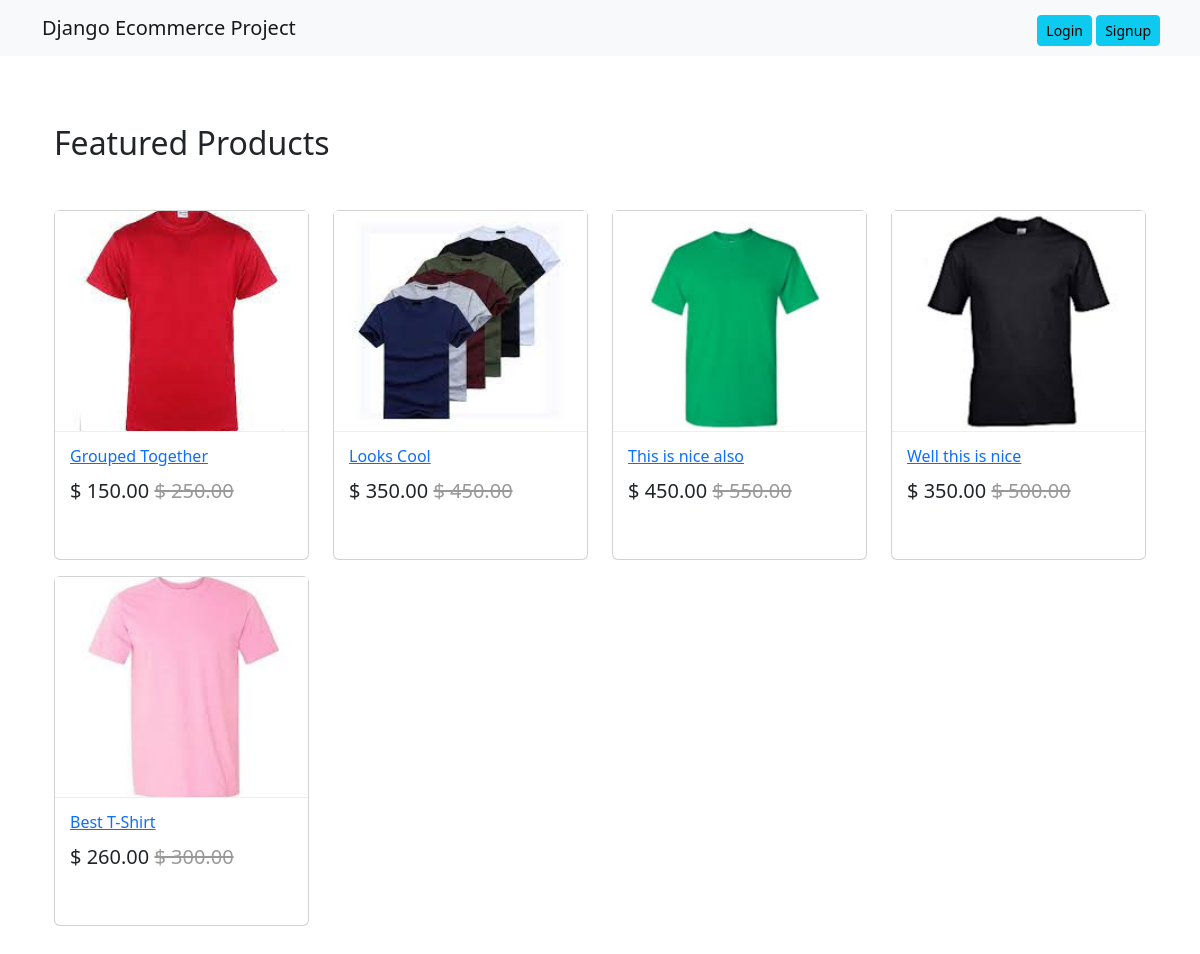
The page / on the database its author committed.
### app_shop/models.py (models this page shows, shortened)
class Product(models.Model):
    miniimage = models.ImageField(upload_to='Product')
    name = models.CharField(max_length=264)
    category = models.ForeignKey(Category, on_delete=models.CASCADE, related_name = 'category')
    preview_text = models.TextField(max_length=200, verbose_name='Preview Text')
    details_text = models.TextField(max_length=1000, verbose_name='Description')
    price = models.FloatField()
    old_price = models.FloatField(default=0.00)
    created = models.DateTimeField(auto_now_add=True)
    class Meta:
        ordering = ['-created']

### app_shop/views.py (the view)
# urls.py: path('', views.Home.as_view(), name='home'),
class Home(ListView):
    model = Product
    template_name = 'app_shop/home.html'

### templates/app_shop/home.html
{% extends 'base.html' %}
{% block body_block %}
<div class="container my-5">
    <h2 class="my-5">Featured Products</h2>
    <div class="row">
        {% for product in object_list %}
        <div class="col-md-6 col-sm-12 col-lg-3">
            <figure class="card card-product">
                <div class="img-wrap">
                    <img src="/media/{{product.miniimage}}" style="width:100%; height:300px;">
                </div>
                <figcaption class="info-wrap">
                    <h6 class="title"><a href="{% url 'app_shop:product_detail' pk=product.pk %}">{{ product.name }}</a>
                    </h6>
                    <div class="action-wrap">
                        <div class="price-wrap h5">
                            <span class="price-new"> $ {{ product.price|floatformat:2 }}</span>
                            <span class="price-old"><strike> $ {{ product.old_price|floatformat:2 }}</strike></span>
                        </div>
                    </div>
                </figcaption>
            </figure>
        </div>
        {% endfor %}
    </div>
</div>
{% endblock %}

### templates/base.html (shortened to what this page needs)
{% load static %}
<!doctype html>
<html lang="en">
<head>
    <link rel="stylesheet" href="{% static 'css/main.css' %}">
    <link href="https://cdn.jsdelivr.net/npm/bootstrap@5.2.1/dist/css/bootstrap.min.css" rel="stylesheet"
>
</head>
<body>
    {% include 'navbar.html' %}
    <div class="container" style="padding-top: 20px;">
        {% block body_block %}
        {% endblock %}
    </div>
</body>
</html>

### templates/navbar.html (shortened to what this page needs)
<nav class="navbar navbar-expand-lg navbar-light bg-light" >
    <div class="container" >
        <a class="navbar-brand" href="{% url 'app_shop:home' %}">Django Ecommerce Project</a>
        <div class="collapse navbar-collapse" id="navbarNav">
            <ul class="navbar-nav ml-auto" >
                {% if request.user.is_authenticated %}
                <li class="nav-item" >
                    <a class="nav-link" href="{% url 'app_order:cart' %}"><i class="fa fa-shopping-cart" aria-hidden="true" style="position: absolute; right: 40px;">Cart</i></a>
                </li>
                <li class="nav-item dropdown" >
                    <a href="#" class="nav-link dropdown-toggle" id="navbarDropdown" role="button" data-toggle="dropdown" aria-haspopup="true" aria-expanded="false">
                        <i class="fa fa-user-circle-o" aria-hidden="true" style="margin-left: 20px;"></i>
                        {{ request.user.profile.username }}
                        </a>
                    <div class="dropdown-menu" aria-labelledby="navbarDropdown" >
                        <a href="{% url 'App_Login:profile' %}" class="dropdown-item">Profile</a>
                        <a href="#" class="dropdown-item">Orders</a>
                        <div class="dropdown-divider" > </div>
                        <a href="{% url 'App_Login:logout' %}" class="dropdown-item">Logout</a>
                    </div>
                </li>
                {% else %}
                <li class="nav-item" style="position: absolute; right: 40px; bottom: 10px;" >
                    <a href="{% url 'App_Login:login' %}" class="btn btn-info btn-sm" >Login</a>
                    <a href="{% url 'App_Login:signup' %}" class="btn btn-info btn-sm">Signup</a>
                </li>
                {% endif %}
            </ul>
        </div>
    </div>
</nav>

### templates/base.html (style rules this page uses)
.card { height: 350px; }
.card-product:after { content: ''; display: table; clear: both; visibility: hidden; }
.card-product .price-old { color: #999; }
.card-product .img-wrap { border-radius: 3px 3px 0 0; overflow: hidden; position: relative; height: 220px; text-align: center; }
.card .img-wrap img { max-width: 100%; max-height: 100%; object-fit: cover; }
.card-product .info-wrap { overflow: hidden; padding: 15px; border-top: 1px solid #eee; }
.card-product .action-wrap { padding-top: 4px; margin-top: 4px; }
.card-product .title { margin-top: 0px; }

### rows shown on the page
Product: miniimage (picture), name "Grouped Together", price "150.00", old_price "250.00"
Product: miniimage (picture), name "Looks Cool", price "350.00", old_price "450.00"
Product: miniimage (picture), name "This is nice also", price "450.00", old_price "550.00"
Product: miniimage (picture), name "Well this is nice", price "350.00", old_price "500.00"
Product: miniimage (picture), name "Best T-Shirt", price "260.00", old_price "300.00"
